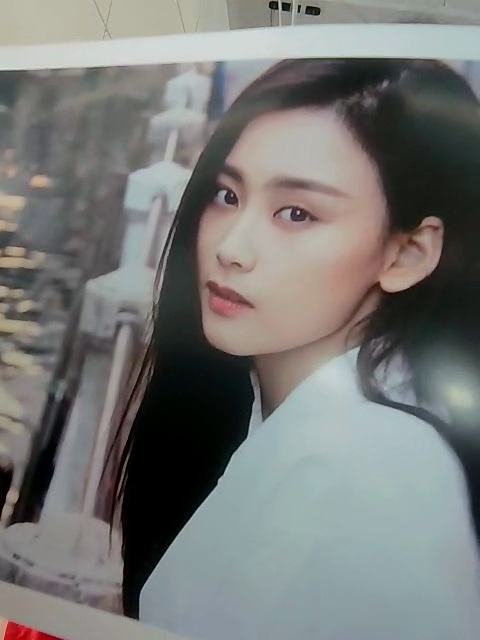
#> input picture Silent-Face-Anti-Spoofing-master/images/sample/image_F1.jpg, 480 x 640 px, given in place of the camera
$ python _encode_faces.py
#> lines starting #> are read from the running program, lines starting #| are printed output that depends on the picture; after the words box and inside, x2 and y2 are one past the last pixel; in counts of white or black regions, pixels touching at a corner belong together
### face_recognition.py
import cv2
import numpy as np


# Load Haar Cascade XML
face_cascade = cv2.CascadeClassifier(cv2.data.haarcascades + "haarcascade_frontalface_default.xml")

# Open webcam
cap = cv2.VideoCapture(0)

while True:
    ret, frame = cap.read()  # grab frame
#> frame is the input picture: shape (640, 480, 3); mean B, G, R 118.6, 120.6, 119.5
    if not ret:
        break

    # Convert frame to grayscale (Haar works better on gray images)
    gray = cv2.cvtColor(frame, cv2.COLOR_BGR2GRAY)
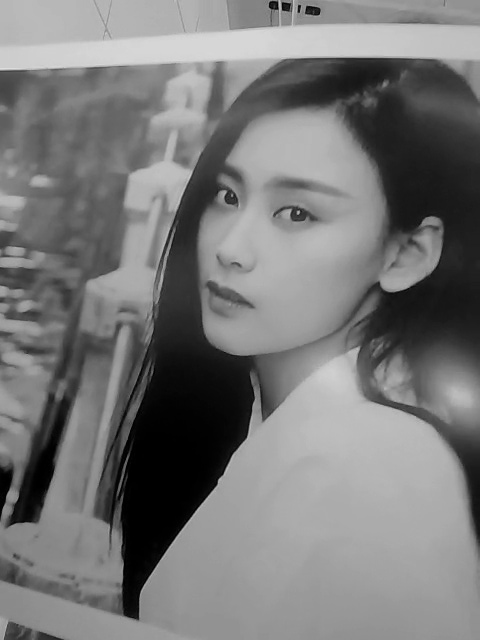
#> gray: shape (640, 480); min 0, max 222, mean 120

    # Detect faces
    faces = face_cascade.detectMultiScale(gray, scaleFactor=1.1, minNeighbors=5, minSize=(30,30))
#> faces = [[143, 107, 247, 247]]

    # Draw rectangles
    for (x, y, w, h) in faces:
        cv2.rectangle(frame, (x,y), (x+w, y+h), (0,255,0), 2)
#> this loop made 1 pass
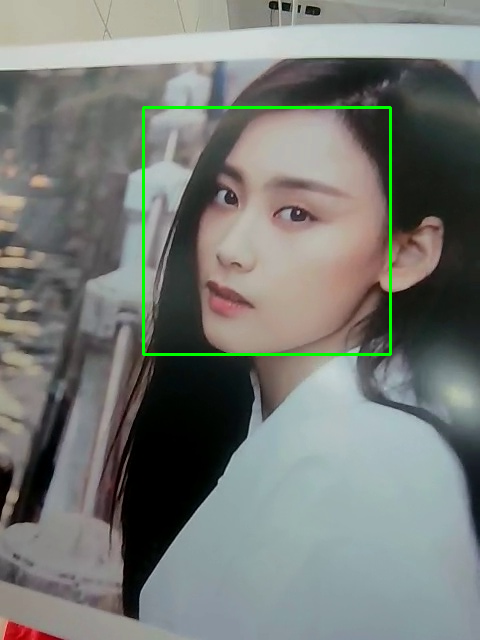
#> frame: shape (640, 480, 3); 0.96% of pixels changed, all inside (x1, y1, x2, y2) = (142, 106, 392, 356)

    # Show live feed
    cv2.imshow("Face Detection", frame)

    # Press 'q' to quit
    if cv2.waitKey(1) & 0xFF == ord('q'):
#> (key q is pressed here)
        break

cap.release()
cv2.destroyAllWindows()

### _encode_faces.py
import cv2
import face_recognition
import numpy as np
import os

path = 'images'
images = []
student_names = []
mylist = os.listdir(path)
print("students found:", mylist)

for file in mylist:
    curimg = cv2.imread(f'{path}/{file}')
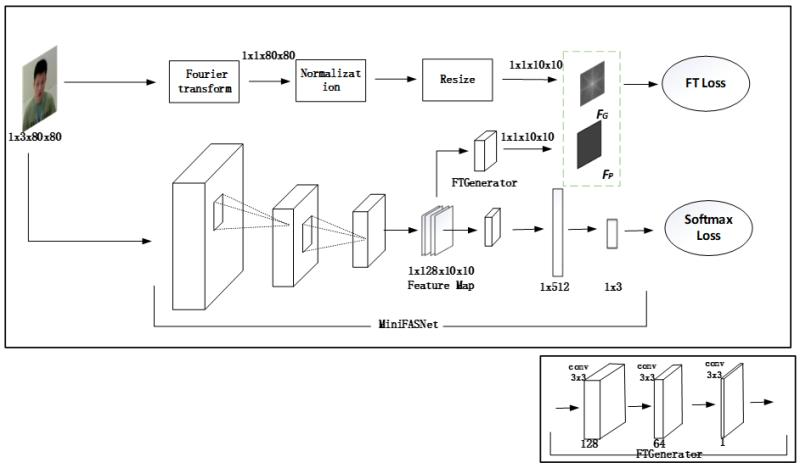
#> input picture Silent-Face-Anti-Spoofing-master/images/framework.jpg, 800 x 468 px, found by its file name
#> curimg is the input picture: shape (468, 800, 3); mean B, G, R 244.1, 244.2, 244.2
    images.append(curimg)
    student_names.append(os.path.splitext(file)[0])
def face_encodings(images_list):
    encode_list = []
#> encode_list = []
    for idx, img in enumerate(images_list):
        print(f"Processing image {idx+1}/{len(images_list)}")
        img = cv2.cvtColor(img, cv2.COLOR_BGR2RGB)
        encodes = face_recognition.face_encodings(img)
        if len(encodes) > 0:
            encode = encodes[0]
            encode_list.append(encode)
            print(f"✅ Face encoded for image {idx+1}")
        else:
            print(f"⚠️ No face found in image {idx+1}")
    return encode_list

print("encoding faces....")
#> (the run stopped early here; a loop or call above may not have finished)
